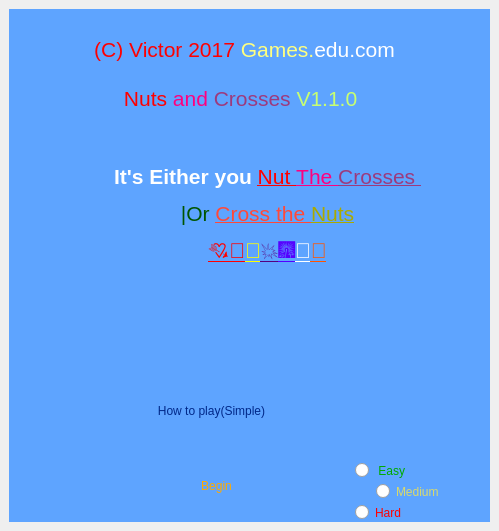
<?xml version="1.0" encoding="UTF-8"?>
<ui version="4.0">
 <class>MainWindow</class>
 <widget class="QMainWindow" name="MainWindow">
  <property name="geometry">
   <rect>
    <x>0</x>
    <y>0</y>
    <width>499</width>
    <height>531</height>
   </rect>
  </property>
  <property name="windowTitle">
   <string>MainWindow</string>
  </property>
  <widget class="QWidget" name="centralwidget">
   <layout class="QGridLayout" name="gridLayout">
    <item row="0" column="0">
     <widget class="QStackedWidget" name="stackedWidget">
      <property name="styleSheet">
       <string notr="true">QWidget{
background-image: url(:/newPrefix/B.PNG);
}
QFrame{
	background-color: rgb(94, 164, 255);
border-width:2px;
	border-color: rgb(23, 71, 202);
}
QPushButton#howto{
	background-image: url(:/newPrefix/buttons.png);
	font: 12pt &quot;MS Shell Dlg 2&quot;;

	color: rgb(0, 40, 137);

	border-radius: 5px;

	
}
QPushButton#begin{
background-image: url(:/newPrefix/failled.png);
font: 16pt &quot;MS Shell Dlg 2&quot;;
	color: rgb(255, 170, 0);
border-radius:30px;
padding:5px;

}
/*hover*/
QPushButton#howto:hover{
background-image: url(:/newPrefix/failled.png);
}
QPushButton#begin:hover{
background-image: url(:/newPrefix/buttons.png);
}
/*Pressed*/
QPushButton#howto:pressed{
color: rgb(255, 255, 255);
background-image: url(:/newPrefix/buttons.png);
}
QPushButton#begin:pressed{
color: rgb(255, 255, 255);
background-image: url(:/newPrefix/failled.png);
padding:2px;
}
QPushButton#play_1{
	background-image: url(:/newPrefix/failled.png);
border-radius:10px;
}
QPushButton#play_1:hover{
	background-image: url(:/newPrefix/labels.png);
}
QPushButton#play_1:pressed{
	background-image: url(:/newPrefix/failled.png);
}
QRadioButton#easy{
	background-image: url(:/newPrefix/a.png);
}
QRadioButton#medium{
	
	background-image: url(:/newPrefix/failled.png);
}
QRadioButton#hard{
	
	background-image: url(:/newPrefix/grey.png);
}
QRadioButton#advanced{
	
	background-image: url(:/newPrefix/buttons.png);
}</string>
      </property>
      <property name="currentIndex">
       <number>0</number>
      </property>
      <widget class="QWidget" name="page_2">
       <widget class="QLabel" name="label">
        <property name="geometry">
         <rect>
          <x>74</x>
          <y>69</y>
          <width>321</width>
          <height>41</height>
         </rect>
        </property>
        <property name="styleSheet">
         <string notr="true">border-width:2px;
border-image: url(:/newPrefix/labels.png);
border-radius:10px;</string>
        </property>
        <property name="text">
         <string>&lt;html&gt;&lt;head/&gt;&lt;body&gt;&lt;p align=&quot;center&quot;&gt;&lt;span style=&quot; font-size:16pt; color:#ff0000;&quot;&gt;Nuts &lt;/span&gt;&lt;span style=&quot; font-size:16pt; color:#ff007f;&quot;&gt;and &lt;/span&gt;&lt;span style=&quot; font-size:16pt; color:#9c3a7d;&quot;&gt;Crosses &lt;/span&gt;&lt;span style=&quot; font-size:16pt; color:#c8ff70;&quot;&gt;V1.1.0 &lt;/span&gt;&lt;/p&gt;&lt;/body&gt;&lt;/html&gt;</string>
        </property>
       </widget>
       <widget class="QLabel" name="label_2">
        <property name="geometry">
         <rect>
          <x>0</x>
          <y>10</y>
          <width>471</width>
          <height>61</height>
         </rect>
        </property>
        <property name="styleSheet">
         <string notr="true">border-width:2px;
border-image: url(:/newPrefix/labels.png);
border-radius:10px;</string>
        </property>
        <property name="text">
         <string>&lt;html&gt;&lt;head/&gt;&lt;body&gt;&lt;p align=&quot;center&quot;&gt;&lt;span style=&quot; font-size:16pt; color:#ff0000;&quot;&gt;(C) Victor 2017 &lt;/span&gt;&lt;span style=&quot; font-size:16pt; color:#ffff7f;&quot;&gt;Games.&lt;/span&gt;&lt;span style=&quot; font-size:16pt; color:#ffffff;&quot;&gt;edu.com&lt;/span&gt;&lt;/p&gt;&lt;/body&gt;&lt;/html&gt;</string>
        </property>
       </widget>
       <widget class="QLabel" name="label_3">
        <property name="geometry">
         <rect>
          <x>151</x>
          <y>310</y>
          <width>101</width>
          <height>71</height>
         </rect>
        </property>
        <property name="styleSheet">
         <string notr="true">border-width:2px;
border-image: url(:/newPrefix/textEdit.png);
border-radius:10px;
image: url(:/newPrefix/success.png);</string>
        </property>
        <property name="text">
         <string/>
        </property>
       </widget>
       <widget class="QPushButton" name="begin">
        <property name="geometry">
         <rect>
          <x>72</x>
          <y>421</y>
          <width>271</width>
          <height>111</height>
         </rect>
        </property>
        <property name="text">
         <string>Begin</string>
        </property>
       </widget>
       <widget class="QPushButton" name="howto">
        <property name="geometry">
         <rect>
          <x>122</x>
          <y>381</y>
          <width>161</width>
          <height>41</height>
         </rect>
        </property>
        <property name="text">
         <string>How to play(Simple)</string>
        </property>
       </widget>
       <widget class="Line" name="line">
        <property name="geometry">
         <rect>
          <x>480</x>
          <y>20</y>
          <width>20</width>
          <height>521</height>
         </rect>
        </property>
        <property name="styleSheet">
         <string notr="true">background-image: url(:/newPrefix/textEdit_2.png);</string>
        </property>
        <property name="orientation">
         <enum>Qt::Vertical</enum>
        </property>
       </widget>
       <widget class="QLabel" name="label_4">
        <property name="geometry">
         <rect>
          <x>0</x>
          <y>0</y>
          <width>41</width>
          <height>641</height>
         </rect>
        </property>
        <property name="styleSheet">
         <string notr="true">image: url(:/newPrefix/nigeria.png);
background-image: url(:/newPrefix/textEdit_2.png);</string>
        </property>
        <property name="text">
         <string/>
        </property>
       </widget>
       <widget class="QLabel" name="lab">
        <property name="geometry">
         <rect>
          <x>53</x>
          <y>110</y>
          <width>411</width>
          <height>151</height>
         </rect>
        </property>
        <property name="styleSheet">
         <string notr="true">border-width:2px;
border-image: url(:/newPrefix/black.png);
image: url(:/newPrefix/thetrumanshow.jpg);
border-radius:10px;
</string>
        </property>
        <property name="text">
         <string>&lt;html&gt;&lt;head/&gt;&lt;body&gt;&lt;p&gt;&lt;br/&gt;&lt;/p&gt;&lt;p align=&quot;center&quot;&gt;&lt;span style=&quot; font-size:16pt; font-weight:600; color:#ffffff;&quot;&gt;It's Either you &lt;/span&gt;&lt;span style=&quot; font-size:16pt; text-decoration: underline; color:#ff0000;&quot;&gt;Nut &lt;/span&gt;&lt;span style=&quot; font-size:16pt; text-decoration: underline; color:#ff007f;&quot;&gt;The &lt;/span&gt;&lt;span style=&quot; font-size:16pt; text-decoration: underline; color:#9c3a7d;&quot;&gt;Crosses &lt;/span&gt;&lt;/p&gt;&lt;p align=&quot;center&quot;&gt;&lt;span style=&quot; font-size:16pt; color:#005500;&quot;&gt;|Or &lt;/span&gt;&lt;span style=&quot; font-size:16pt; text-decoration: underline; color:#ff4939;&quot;&gt;Cross the &lt;/span&gt;&lt;span style=&quot; font-size:16pt; text-decoration: underline; color:#aaaa00;&quot;&gt;Nuts&lt;/span&gt;&lt;/p&gt;&lt;p align=&quot;center&quot;&gt;&lt;span style=&quot; font-size:16pt; text-decoration: underline; color:#ff0000;&quot;&gt;💘💖&lt;/span&gt;&lt;span style=&quot; font-size:16pt; text-decoration: underline; color:#ffff00;&quot;&gt;💢&lt;/span&gt;&lt;span style=&quot; font-size:16pt; text-decoration: underline; color:#55007f;&quot;&gt;💥&lt;/span&gt;&lt;span style=&quot; font-size:16pt; text-decoration: underline; color:#5500ff;&quot;&gt;🎆&lt;/span&gt;&lt;span style=&quot; font-size:16pt; text-decoration: underline; color:#ffffff;&quot;&gt;🎇&lt;/span&gt;&lt;span style=&quot; font-size:16pt; text-decoration: underline; color:#ff5500;&quot;&gt;🎉&lt;/span&gt;&lt;/p&gt;&lt;/body&gt;&lt;/html&gt;</string>
        </property>
       </widget>
       <widget class="QLabel" name="label_6">
        <property name="geometry">
         <rect>
          <x>250</x>
          <y>350</y>
          <width>251</width>
          <height>191</height>
         </rect>
        </property>
        <property name="styleSheet">
         <string notr="true">image: url(:/newPrefix/minion.jpg);</string>
        </property>
        <property name="text">
         <string/>
        </property>
       </widget>
       <widget class="QRadioButton" name="easy">
        <property name="geometry">
         <rect>
          <x>346</x>
          <y>451</y>
          <width>81</width>
          <height>21</height>
         </rect>
        </property>
        <property name="styleSheet">
         <string notr="true">border-width:2px;
border-radius:10px;
color: rgb(0, 170, 0);
font: italic 14pt &quot;Monotype Corsiva&quot;;</string>
        </property>
        <property name="text">
         <string> Easy</string>
        </property>
       </widget>
       <widget class="QRadioButton" name="medium">
        <property name="geometry">
         <rect>
          <x>367</x>
          <y>472</y>
          <width>91</width>
          <height>21</height>
         </rect>
        </property>
        <property name="styleSheet">
         <string notr="true">border-width:2px;
border-radius:10px;
color: rgb(217, 217, 108);
font: italic 14pt &quot;Monotype Corsiva&quot;;</string>
        </property>
        <property name="text">
         <string>Medium</string>
        </property>
       </widget>
       <widget class="QRadioButton" name="hard">
        <property name="geometry">
         <rect>
          <x>346</x>
          <y>493</y>
          <width>81</width>
          <height>21</height>
         </rect>
        </property>
        <property name="styleSheet">
         <string notr="true">border-width:2px;
border-radius:10px;
color: rgb(255, 0, 0);
font: italic 14pt &quot;Monotype Corsiva&quot;;
</string>
        </property>
        <property name="text">
         <string>Hard</string>
        </property>
       </widget>
       <widget class="QRadioButton" name="advanced">
        <property name="geometry">
         <rect>
          <x>372</x>
          <y>514</y>
          <width>91</width>
          <height>21</height>
         </rect>
        </property>
        <property name="styleSheet">
         <string notr="true">border-width:2px;
border-radius:10px;
color: rgb(255, 255 ,255);
font: italic 14pt &quot;Monotype Corsiva&quot;;
</string>
        </property>
        <property name="text">
         <string>Advanced</string>
        </property>
       </widget>
       <zorder>label_6</zorder>
       <zorder>label</zorder>
       <zorder>label_2</zorder>
       <zorder>label_3</zorder>
       <zorder>howto</zorder>
       <zorder>line</zorder>
       <zorder>label_4</zorder>
       <zorder>lab</zorder>
       <zorder>begin</zorder>
       <zorder>easy</zorder>
       <zorder>medium</zorder>
       <zorder>hard</zorder>
       <zorder>advanced</zorder>
      </widget>
      <widget class="QWidget" name="page">
       <widget class="QLabel" name="label_5">
        <property name="geometry">
         <rect>
          <x>0</x>
          <y>0</y>
          <width>491</width>
          <height>521</height>
         </rect>
        </property>
        <property name="styleSheet">
         <string notr="true">image: url(:/newPrefix/learn.png);</string>
        </property>
        <property name="text">
         <string/>
        </property>
       </widget>
       <widget class="QPushButton" name="play_1">
        <property name="geometry">
         <rect>
          <x>170</x>
          <y>470</y>
          <width>131</width>
          <height>31</height>
         </rect>
        </property>
        <property name="text">
         <string>Play</string>
        </property>
       </widget>
      </widget>
     </widget>
    </item>
   </layout>
  </widget>
  <widget class="QMenuBar" name="menubar">
   <property name="geometry">
    <rect>
     <x>0</x>
     <y>0</y>
     <width>499</width>
     <height>21</height>
    </rect>
   </property>
  </widget>
 </widget>
 <resources>
  <include location="img.qrc"/>
 </resources>
 <connections/>
</ui>
